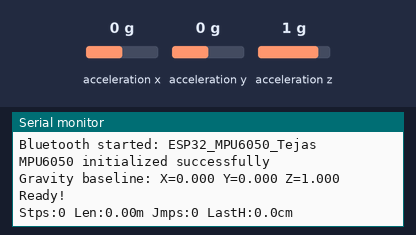
A sketch run on a simulated ESP32. Parts: the last lines printed to the serial monitor. Wiring (inferred from the names in the program): MPU-6050 motion sensor at I2C address 0x68. Inputs (shaded band) come from the test bench; at power-on: acceleration z 1 g, acceleration x 0 g, acceleration y 0 g. Nothing arrives over Bluetooth unless stated.

Above: at 2.8 s.
2.9 s: acceleration z set to -1.4 g
At 3.5 s:
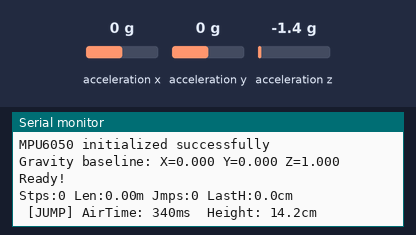
4.4 s: acceleration z set to 0.8 g
At 5.0 s:
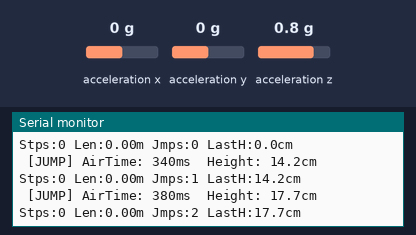
Timing chart, 0 to 7.4 s (numbered marks = the images above; inputs shaded):
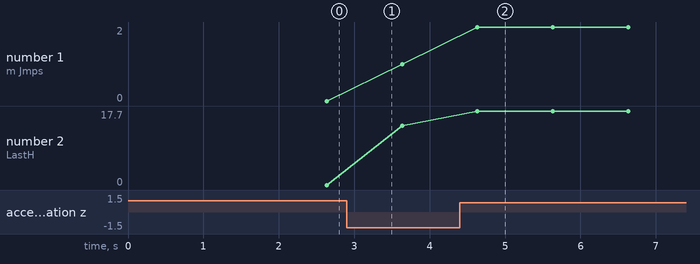

Measured:
- after the input at 2.9 s, the serial monitor: prints a new line at once (image 1)
- after the input at 4.4 s, the serial monitor: prints a new line at once (image 2)
- plotted number 1: 1 → 2 after the input at 4.4 s
- plotted number 2: 0 → 14.2 after the input at 2.9 s, 14.2 → 17.7 after the input at 4.4 s

The sketch:

Final_Code.ino
```cpp
// MPU6050_Pedometer_JumpCounter_Complete.ino
// ESP32 + MPU6050 pedometer + jump counter
// Task 1-5: Basic Counting & Logic
// Task 6: Jump Height Calculation (Time of Flight)
// Task 7: Step Length Estimation (Weinberg approach approximation)

#include <Wire.h>
#include "BluetoothSerial.h"

BluetoothSerial SerialBT;

// ============================================================================
// CONFIGURATION
// ============================================================================

// Hardware pins
#define SDA_PIN 21
#define SCL_PIN 22
const uint8_t MPU_ADDR = 0x68;

// MPU6050 registers
const uint8_t REG_PWR_MGMT_1 = 0x6B;
const uint8_t REG_ACCEL_CONFIG = 0x1C;
const uint8_t REG_CONFIG = 0x1A;
const uint8_t REG_SMPRT_DIV = 0x19;
const uint8_t REG_ACCEL_XOUT_H = 0x3B;
const uint8_t REG_WHO_AM_I = 0x75;

// Sampling configuration
const float SAMPLE_FREQ = 100.0f;
const unsigned long SAMPLE_PERIOD_MS = (unsigned long)(1000.0f / SAMPLE_FREQ);
const float ACCEL_SENSITIVITY = 16384.0f; // LSB/g for ±2g

// Filter constants
const float ALPHA_LP = 0.95f;
const float EMA_ALPHA = 0.03f;

// Adaptive threshold configuration
struct ThresholdConfig {
  bool enabled = true;
  float adaptK = 0.20f;       // Reduced from 0.30
  float minThreshold = 0.13f; // Reduced from 0.20
  float maxThreshold = 1.6f;
  float releaseFactorStep = 0.85f; // Increased from 0.8
};

// Step detection configuration
struct StepConfig {
  unsigned long minIntervalMs = 180;      // Lowered slightly to catch fast walking
  unsigned long suspendAfterJumpMs = 800; // Keeps step counting off while you stabilize after landing
  unsigned long preJumpWindowMs = 750;    // Look back 750ms to delete the "push off" step
  float stepLengthK = 0.45f;              // Constant for step length estimation (Weinberg approximation)
};

// Jump detection configuration
struct JumpConfig {
  float freefallThresh = 0.85f;     // Middle value
  float landingThresh = 1.6f;       // Middle value
  float landingToStepFactor = 1.6f;
  unsigned long minAirTimeMs = 100; // Set back to 100
  unsigned long maxAirTimeMs = 900;
};

// Cadence tracking
const unsigned long CADENCE_WINDOW_MS = 5000;
const int MAX_STEP_EVENTS = 200;

// Status reporting
const unsigned long STATUS_REPORT_INTERVAL_MS = 1000;

// Error recovery
const unsigned long MPU_RECONNECT_INTERVAL_MS = 5000;
const int MAX_READ_FAILURES = 5;

// ============================================================================
// GLOBAL STATE
// ============================================================================

ThresholdConfig thresholdCfg;
StepConfig stepCfg;
JumpConfig jumpCfg;

// Gravity baseline (calibrated at startup)
struct GravityVector {
  float x = 0, y = 0, z = 0;
} gravity;

// Adaptive threshold state
struct AdaptiveState {
  float peakThreshold = 0.5f;
  float emaMag = 0.0f;
  float emaMagSq = 0.0f;
} adaptive;

// Timing
unsigned long lastSampleMs = 0;
unsigned long lastStepMs = 0;
unsigned long lastJumpDetectMs = 0;
unsigned long stepSuspendedUntil = 0;
unsigned long lastStatusReportMs = 0;

// Counters & Metrics
int stepCount = 0;
int jumpCount = 0;
float totalDistanceMeters = 0.0f; // Task 7
float lastStepLengthMeters = 0.0f;
float lastJumpHeightCm = 0.0f;    // Task 6

// Step timing circular buffer
unsigned long stepTimes[MAX_STEP_EVENTS] = {0};
int stepTimesHead = 0;

// Jump state machine
enum JumpState { WAIT_FOR_AIR, IN_AIR, WAIT_FOR_LAND };
JumpState jumpState = WAIT_FOR_AIR;

// Step detection state
bool waitingForPeak = true;

// Error tracking
int consecutiveReadFailures = 0;
bool mpuConnected = true;
unsigned long lastReconnectAttempt = 0;

// ============================================================================
// I2C COMMUNICATION
// ============================================================================

bool writeReg(uint8_t reg, uint8_t val) {
  Wire.beginTransmission(MPU_ADDR);
  Wire.write(reg);
  Wire.write(val);
  return (Wire.endTransmission() == 0);
}

bool readRegs(uint8_t reg, uint8_t *buf, uint8_t len) {
  Wire.beginTransmission(MPU_ADDR);
  Wire.write(reg);
  if (Wire.endTransmission(false) != 0) return false;

  uint8_t received = Wire.requestFrom((int)MPU_ADDR, (int)len);
  if (received != len) return false;

  for (uint8_t i = 0; i < len; i++) {
    if (Wire.available()) {
      buf[i] = Wire.read();
    } else {
      return false;
    }
  }
  return true;
}

// ============================================================================
// MPU6050 INITIALIZATION
// ============================================================================

bool checkMPU6050() {
  uint8_t whoami = 0;
  if (!readRegs(REG_WHO_AM_I, &whoami, 1)) return false;
  return (whoami == 0x68 || whoami == 0x72); // MPU6050 or compatible
}

bool setupMPU6050() {
  // Wake up device
  if (!writeReg(REG_PWR_MGMT_1, 0x00)) return false;
  delay(50);

  // Configure sample rate (200Hz internal, divide by 5 = 40Hz output)
  if (!writeReg(REG_SMPRT_DIV, 0x04)) return false;

  // Configure DLPF (94Hz bandwidth for accel, helps filter noise)
  if (!writeReg(REG_CONFIG, 0x03)) return false;

  // Configure accelerometer range (±2g)
  if (!writeReg(REG_ACCEL_CONFIG, 0x00)) return false;

  delay(20);
  return true;
}

// ============================================================================
// CALIBRATION
// ============================================================================

bool calibrateGravity() {
  const int warmupSamples = 50;
  const int calibrationSamples = 200;

  // Warmup period (discard initial readings)
  for (int i = 0; i < warmupSamples; i++) {
    uint8_t buf[6];
    readRegs(REG_ACCEL_XOUT_H, buf, 6);
    delay(5);
  }

  // Actual calibration
  double sumx = 0, sumy = 0, sumz = 0;
  int validSamples = 0;

  for (int i = 0; i < calibrationSamples; i++) {
    uint8_t buf[6];
    if (readRegs(REG_ACCEL_XOUT_H, buf, 6)) {
      int16_t ax = (buf[0] << 8) | buf[1];
      int16_t ay = (buf[2] << 8) | buf[3];
      int16_t az = (buf[4] << 8) | buf[5];
      sumx += ax;
      sumy += ay;
      sumz += az;
      validSamples++;
    }
    delay(5);
  }

  if (validSamples < calibrationSamples * 0.9) {
    return false; // Too many failed reads
  }

  gravity.x = (sumx / validSamples) / ACCEL_SENSITIVITY;
  gravity.y = (sumy / validSamples) / ACCEL_SENSITIVITY;
  gravity.z = (sumz / validSamples) / ACCEL_SENSITIVITY;

  return true;
}

// ============================================================================
// STEP TIMING MANAGEMENT
// ============================================================================

void recordStepTime(unsigned long t) {
  stepTimes[stepTimesHead] = t;
  stepTimesHead = (stepTimesHead + 1) % MAX_STEP_EVENTS;
}

int stepsInWindow(unsigned long now, unsigned long windowMs) {
  int count = 0;
  for (int i = 0; i < MAX_STEP_EVENTS; i++) {
    if (stepTimes[i] > 0 && (now - stepTimes[i] <= windowMs)) {
      count++;
    }
  }
  return count;
}

bool removeLastRecordedStepTime(unsigned long windowMs) {
  int latestIndex = -1;
  unsigned long latestTime = 0;
  unsigned long now = millis();

  for (int i = 0; i < MAX_STEP_EVENTS; i++) {
    if (stepTimes[i] > latestTime) {
      latestTime = stepTimes[i];
      latestIndex = i;
    }
  }

  if (latestIndex >= 0 && (now - latestTime <= windowMs)) {
    stepTimes[latestIndex] = 0;
    return true;
  }
  return false;
}

// ============================================================================
// ADAPTIVE THRESHOLD UPDATE
// ============================================================================

void updateAdaptiveThreshold(float magnitude) {
  if (!thresholdCfg.enabled) return;

  adaptive.emaMag = (1 - EMA_ALPHA) * adaptive.emaMag + EMA_ALPHA * magnitude;
  adaptive.emaMagSq = (1 - EMA_ALPHA) * adaptive.emaMagSq + EMA_ALPHA * magnitude * magnitude;

  float variance = adaptive.emaMagSq - adaptive.emaMag * adaptive.emaMag;
  variance = max(0.0f, variance);
  float stdDev = sqrt(variance);

  float newThreshold = adaptive.emaMag + thresholdCfg.adaptK * stdDev;
  adaptive.peakThreshold = constrain(newThreshold,
                                     thresholdCfg.minThreshold,
                                     thresholdCfg.maxThreshold);
}

// ============================================================================
// STEP DETECTION
// ============================================================================

void processStepDetection(float magnitude, unsigned long now) {
  bool stepEnabled = (now >= stepSuspendedUntil) && (jumpState == WAIT_FOR_AIR);

  if (!stepEnabled) {
    waitingForPeak = true;
    return;
  }

  // Peak detection with hysteresis
  if (magnitude > adaptive.peakThreshold && waitingForPeak) {
    if (now - lastStepMs > stepCfg.minIntervalMs) {
      stepCount++;
      lastStepMs = now;
      recordStepTime(now);
      waitingForPeak = false;

      // --- TASK 7: Step Length Calculation ---
      // Weinberg Estimation approx: Length = K * (PeakAccel)^(1/4)
      // We use magnitude as a proxy for Peak Accel.
      // 0.45 is a generic K factor for metric units (meters).
      float estimatedLength = stepCfg.stepLengthK * pow(magnitude, 0.25);
      totalDistanceMeters += estimatedLength;
      lastStepLengthMeters = estimatedLength;
    }
  }

  // Reset for next peak (hysteresis prevents double-counting)
  if (magnitude < (adaptive.peakThreshold * thresholdCfg.releaseFactorStep)) {
    waitingForPeak = true;
  }
}

// ============================================================================
// JUMP DETECTION
// ============================================================================

void processJumpDetection(float magnitude, unsigned long now) {
  switch (jumpState) {
    case WAIT_FOR_AIR:
      if (magnitude < jumpCfg.freefallThresh) {
        jumpState = IN_AIR;
        lastJumpDetectMs = now;
      }
      break;

    case IN_AIR:
      if (magnitude >= jumpCfg.freefallThresh) {
        jumpState = WAIT_FOR_AIR; // False alarm (gravity returned too fast)
      } else if (now - lastJumpDetectMs > jumpCfg.minAirTimeMs) {
        jumpState = WAIT_FOR_LAND;
      }
      break;

    case WAIT_FOR_LAND:
      // Check if we hit the ground
      if (magnitude > jumpCfg.landingThresh) {

        // 1. Valid Jump Detected
        jumpCount++;
        stepSuspendedUntil = now + stepCfg.suspendAfterJumpMs;

        // --- TASK 6: Jump Height Calculation ---
        // Flight Time = (Now - Start of Air)
        // Height (cm) = 1/2 * g * (t/2)^2 * 100
        // g = 9.81 m/s^2, t is in seconds.
        // Simplified constant: 122.625 * t^2 (where t is flight time in seconds)
        unsigned long flightTimeMs = now - lastJumpDetectMs;
        float flightTimeSec = flightTimeMs / 1000.0f;
        lastJumpHeightCm = 122.625f * (flightTimeSec * flightTimeSec);

        // Debug Jump Info
        Serial.printf(" [JUMP] AirTime: %lums  Height: %.1fcm\n", flightTimeMs, lastJumpHeightCm);

        // 2. REMOVE "PUSH-OFF" STEP
        if (now - lastStepMs <= stepCfg.preJumpWindowMs) {
           // Try to remove the last recorded step time
           if (removeLastRecordedStepTime(stepCfg.preJumpWindowMs) && stepCount > 0) {
             stepCount--;
             // Also remove the distance added by that false step
             // We approximate by removing the average stride (Total / Count)
             if (stepCount > 0) {
                totalDistanceMeters -= (totalDistanceMeters / (stepCount + 1));
             } else {
                totalDistanceMeters = 0;
             }
             Serial.println(" [Correction] Push-off step removed.");
           }
           lastStepMs = 0; // Clear this so we don't remove it twice
        }

        jumpState = WAIT_FOR_AIR;

      } else if (now - lastJumpDetectMs > jumpCfg.maxAirTimeMs) {
        jumpState = WAIT_FOR_AIR; // Timeout (floating in space?)
      }
      break;
  }
}

// ============================================================================
// STATUS REPORTING
// ============================================================================

void printStatus(unsigned long now) {
  int recentSteps = stepsInWindow(now, CADENCE_WINDOW_MS);
  float cadence = (float)recentSteps / ((float)CADENCE_WINDOW_MS / 60000.0f);

  char statusMsg[128];
  snprintf(statusMsg, sizeof(statusMsg),
           "Stps:%d Len:%.2fm Jmps:%d LastH:%.1fcm", // Changed Dist to Len, %.1f to %.2f for better precision
           stepCount, lastStepLengthMeters, jumpCount, lastJumpHeightCm); // Replaced totalDistanceMeters

  Serial.println(statusMsg);
  if (SerialBT.hasClient()) {
    SerialBT.println(statusMsg);
  }
}

// ============================================================================
// ERROR RECOVERY
// ============================================================================

bool attemptMPUReconnect() {
  Serial.println("Attempting MPU6050 reconnection...");

  if (checkMPU6050() && setupMPU6050() && calibrateGravity()) {
    Serial.println("MPU6050 reconnected successfully");
    consecutiveReadFailures = 0;
    mpuConnected = true;
    return true;
  }

  Serial.println("MPU6050 reconnection failed");
  return false;
}

// ============================================================================
// SETUP
// ============================================================================

void setup() {
  Serial.begin(115200);
  delay(100);

  Serial.println("\n=== MPU6050 Pedometer + Jump Counter ===");
  Serial.println("Initializing...");

  // Initialize Bluetooth
  if (!SerialBT.begin("ESP32_MPU6050_Tejas")) {
    Serial.println("Bluetooth initialization failed!");
  } else {
    Serial.println("Bluetooth started: ESP32_MPU6050_Tejas");
  }

  // Initialize I2C
  Wire.begin(SDA_PIN, SCL_PIN, 400000);
  Wire.setTimeOut(1000); // 1 second timeout

  // Check and initialize MPU6050
  if (!checkMPU6050()) {
    Serial.println("ERROR: MPU6050 not found!");
    mpuConnected = false;
  } else if (!setupMPU6050()) {
    Serial.println("ERROR: MPU6050 setup failed!");
    mpuConnected = false;
  } else if (!calibrateGravity()) {
    Serial.println("ERROR: Calibration failed!");
    mpuConnected = false;
  } else {
    Serial.println("MPU6050 initialized successfully");
    Serial.printf("Gravity baseline: X=%.3f Y=%.3f Z=%.3f\n",
                  gravity.x, gravity.y, gravity.z);
    mpuConnected = true;
  }

  lastSampleMs = millis();
  lastStatusReportMs = lastSampleMs;
  Serial.println("Ready!\n");
}

// ============================================================================
// MAIN LOOP
// ============================================================================

void loop() {
  unsigned long now = millis();

  // Handle MPU reconnection if disconnected
  if (!mpuConnected) {
    if (now - lastReconnectAttempt >= MPU_RECONNECT_INTERVAL_MS) {
      lastReconnectAttempt = now;
      attemptMPUReconnect();
    }
    delay(100);
    return;
  }

  // Sample at fixed rate
  if (now - lastSampleMs < SAMPLE_PERIOD_MS) {
    return;
  }
  lastSampleMs += SAMPLE_PERIOD_MS;

  // Read accelerometer data
  uint8_t buf[6];
  if (!readRegs(REG_ACCEL_XOUT_H, buf, 6)) {
    consecutiveReadFailures++;
    if (consecutiveReadFailures >= MAX_READ_FAILURES) {
      Serial.println("ERROR: Multiple read failures, marking MPU as disconnected");
      mpuConnected = false;
    }
    return;
  }
  consecutiveReadFailures = 0;

  // Convert to g-force
  int16_t axRaw = (buf[0] << 8) | buf[1];
  int16_t ayRaw = (buf[2] << 8) | buf[3];
  int16_t azRaw = (buf[4] << 8) | buf[5];

  float ax = axRaw / ACCEL_SENSITIVITY;
  float ay = ayRaw / ACCEL_SENSITIVITY;
  float az = azRaw / ACCEL_SENSITIVITY;

  // Update gravity estimate (low-pass filter)
  gravity.x = ALPHA_LP * gravity.x + (1 - ALPHA_LP) * ax;
  gravity.y = ALPHA_LP * gravity.y + (1 - ALPHA_LP) * ay;
  gravity.z = ALPHA_LP * gravity.z + (1 - ALPHA_LP) * az;

  // High-pass filter: remove gravity to get dynamic acceleration
  float dynX = ax - gravity.x;
  float dynY = ay - gravity.y;
  float dynZ = az - gravity.z;
  float magnitude = sqrt(dynX * dynX + dynY * dynY + dynZ * dynZ);

  // Update adaptive threshold
  updateAdaptiveThreshold(magnitude);

  // Process step and jump detection
  processStepDetection(magnitude, now);
  processJumpDetection(magnitude, now);

  // Periodic status output
  if (now - lastStatusReportMs >= STATUS_REPORT_INTERVAL_MS) {
    lastStatusReportMs = now;
    printStatus(now);
  }
}
```
